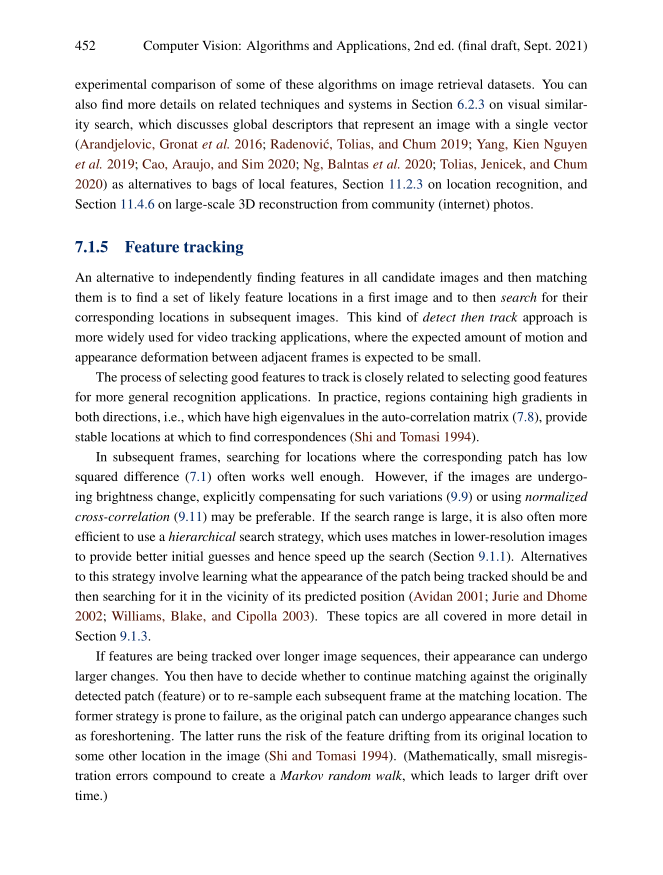
#> input picture IKT213-G 25H Machine Vision/assignment_4/ref_img/reference_img.png, 1325 x 1750 px (shown at 1/2 size)
$ python main.py
#> lines starting #> are read from the running program, lines starting #| are printed output that depends on the picture; after the words box and inside, x2 and y2 are one past the last pixel; in counts of white or black regions, pixels touching at a corner belong together
#> in main, img1 is the input picture: shape (1750, 1325, 3); mean B, G, R 239, 239, 239.3
import Image_Stitching
import cv2
import numpy as np


def detect_corners(reference_image):
    gray = cv2.cvtColor(reference_image, cv2.COLOR_BGR2GRAY)
    gray = np.float32(gray)
    dst = cv2.cornerHarris(gray, 2, 3, 0.04)
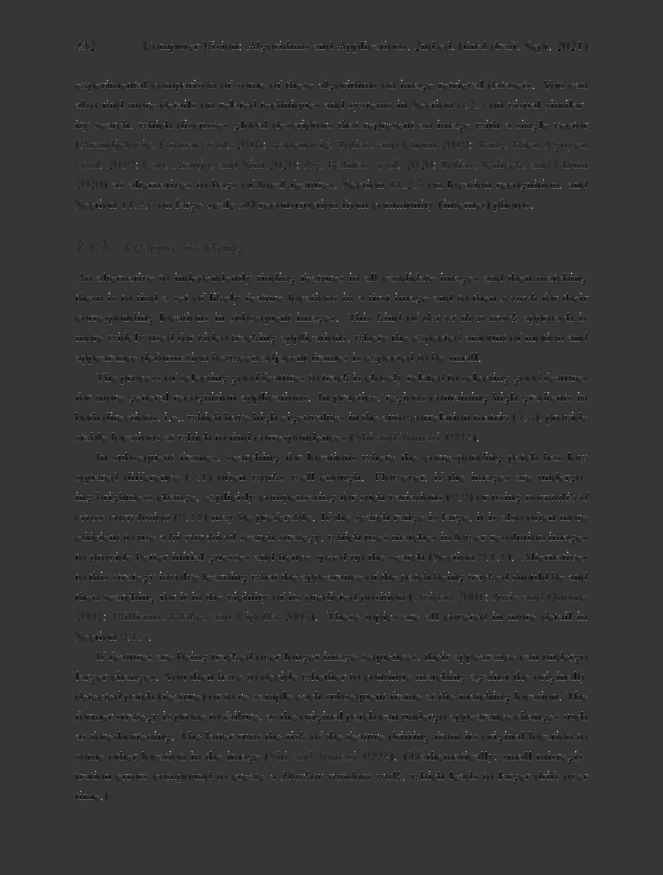
#> dst: shape (1750, 1325) float32 (shown at 1/2 size); min -169130016, max 626358080, mean -693848.5; drawn with min black and max white

    #For every value in "dst" that is greater that 1% of the max value in "dst",
    # set the pixel at the equivalent coordinate in "reference_image" to red (╯‵□′)╯︵┻━┻
    reference_image[dst > 0.01 * dst.max()] = [0, 0, 255]
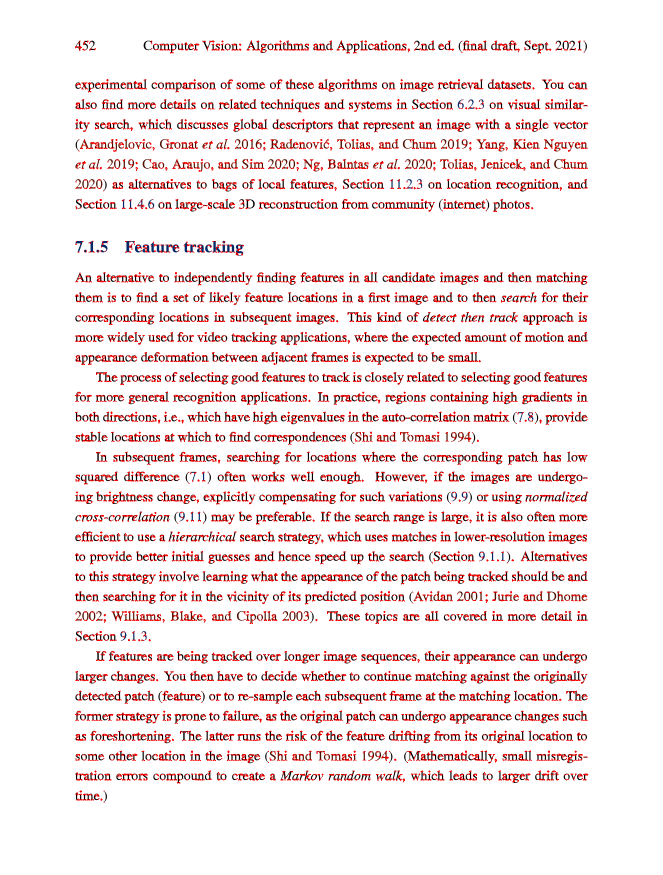
#> reference_image: shape (1750, 1325, 3) (shown at 1/2 size); 4.73% of pixels changed, all inside (x1, y1, x2, y2) = (150, 81, 1177, 1606)
    return reference_image


def feature_match(image_to_align, reference_image, max_features, good_match_percent):

#> (the run stopped early here; a loop or call above may not have finished)

$ run again, with IKT213-G 25H Machine Vision/assignment_3/img/shapes_template.jpg saved as IKT213-G 25H Machine Vision/assignment_4/ref_img/reference_img.png
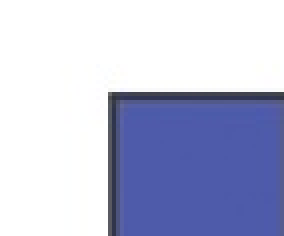
#> input picture IKT213-G 25H Machine Vision/assignment_3/img/shapes_template.jpg, 71 x 59 px (shown 4 times larger)
#> in main, img1 is the input picture: shape (59, 71, 3); mean B, G, R 218.4, 191.9, 187.6
#> in detect_corners, `gray = cv2.cvtColor(reference_image, cv2.COLOR_BGR2GRAY)`:
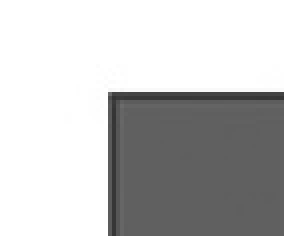
#> gray: shape (59, 71) (shown 4 times larger); min 51, max 255, mean 193.6
#> in detect_corners, `dst = cv2.cornerHarris(gray, 2, 3, 0.04)`:
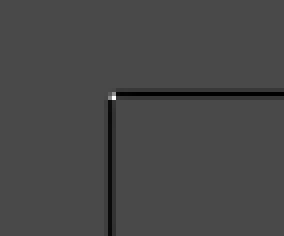
#> dst: shape (59, 71) float32 (shown 4 times larger); min -52714860, max 130268640, mean -1289550.2; drawn with min black and max white
#> reference_image: shape (59, 71, 3); 0.1% of pixels changed, all inside (x1, y1, x2, y2) = (27, 23, 29, 25)
